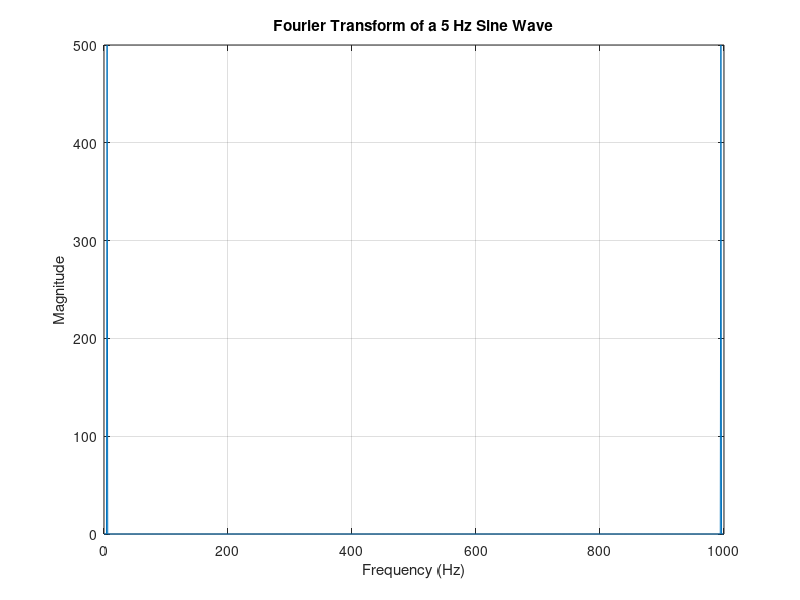

The MATLAB script that drew this image:
% Fourier Transform of a sine wave 
% Md Roknuzzaman Rikon
% 26-09-2024

Fs = 1000; % Sampling frequency in Hz 
t = 0:1/Fs:1-1/Fs; % Time vector from 0 to 1 second with 1000 samples 
f = 5; % Frequency of the sine wave in Hz 
x = sin(2*pi*f*t); % Sine wave equation: sin(2*pi*f*t) 

X = fft(x); % Fast Fourier Transform (FFT) of the sine wave 
n = length(x); % Number of samples in the sine wave 
f = (0:n-1)*(Fs/n); % Frequency vector (0 to Fs/2) in Hz 
magnitude = abs(X); % Magnitude of the FFT 

plot(f, magnitude); % Plot magnitude against frequency 
title('Fourier Transform of a 5 Hz Sine Wave'); % Title of the plot 
xlabel('Frequency (Hz)'); % X-axis label (Frequency in Hz) 
ylabel('Magnitude'); % Y-axis label (Magnitude of the signal) 
grid on; % Enable grid for better visualization 
